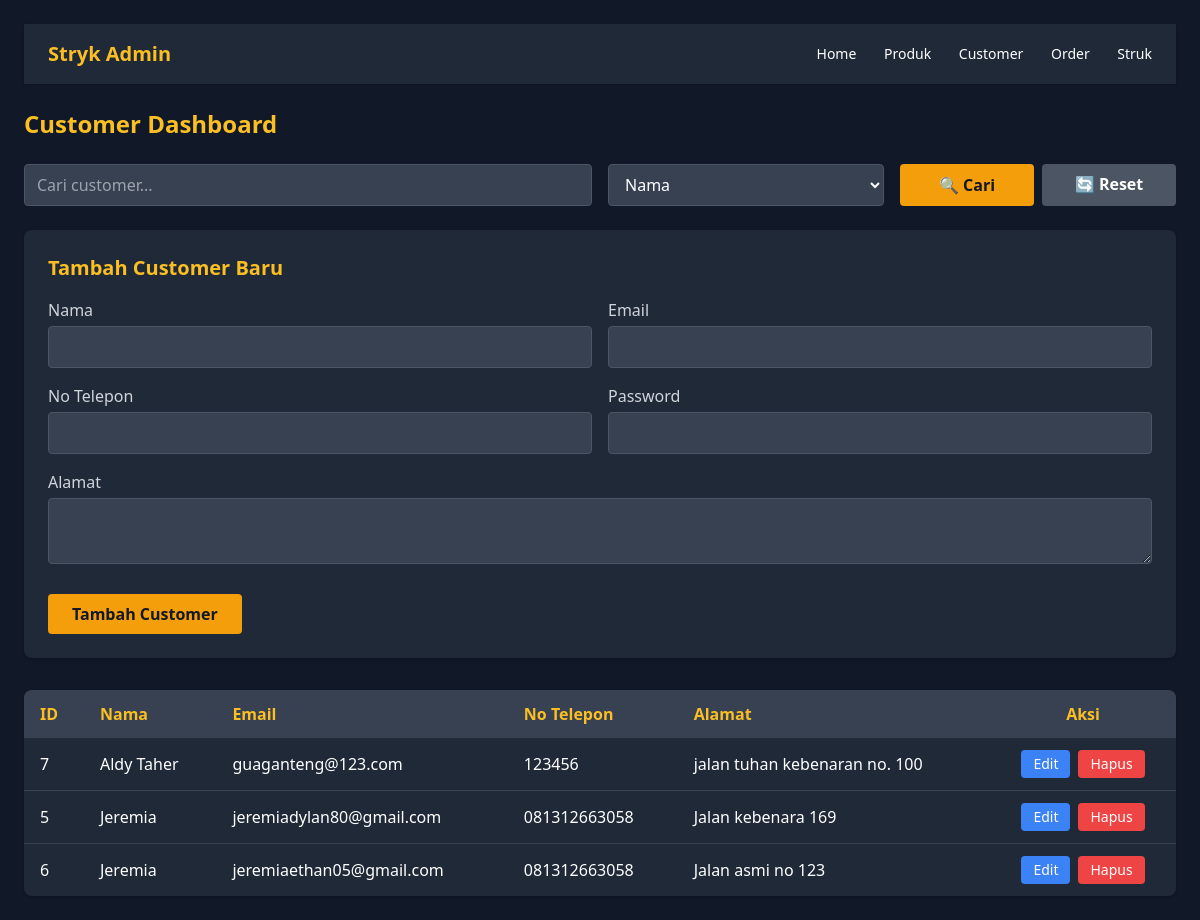
/admin/customer_admin.php, run on the app's committed database.
### tables this page shows
CREATE TABLE `customer` (
  `customer_id` int NOT NULL,
  `nama` varchar(100) NOT NULL,
  `password` text NOT NULL,
  `email` varchar(100) NOT NULL,
  `no_telepon` varchar(20) NOT NULL,
  `alamat` text NOT NULL
);

### admin/customer_admin.php (the view, shortened to what this page needs)
<?php
include 'koneksi.php';
include 'header_admin.php';
$edit = null;
$search = $_GET['search'] ?? '';
$search_by = $_GET['search_by'] ?? 'nama';
$query = "SELECT * FROM customer WHERE 1=1";
$query .= " ORDER BY nama";
$result = mysqli_query($conn, $query);
?>
<!DOCTYPE html>
<html lang="id">
<head>
  <link href="https://cdn.jsdelivr.net/npm/tailwindcss@2.2.19/dist/tailwind.min.css" rel="stylesheet">
</head>
<body class="bg-gray-900 text-white p-6">
  <h1 class="text-2xl font-bold text-yellow-400 mb-6">Customer Dashboard</h1>
  <form method="GET" class="grid grid-cols-1 md:grid-cols-4 gap-4 mb-6">
    <div class="col-span-2">
      <input type="text" name="search" class="w-full px-3 py-2 rounded bg-gray-700 text-white border border-gray-600"
             placeholder="Cari customer..." value="<?= htmlspecialchars($search) ?>">
    </div>
    <div>
      <select name="search_by" class="w-full px-3 py-2 rounded bg-gray-700 text-white border border-gray-600">
        <option value="nama" <?= $search_by === 'nama' ? 'selected' : '' ?>>Nama</option>
      </select>
    </div>
    <div class="grid grid-cols-2 gap-2">
      <button type="submit" class="bg-yellow-500 hover:bg-yellow-600 text-gray-900 font-bold py-2 px-4 rounded">
        🔍 Cari
      </button>
      <a href="customer_admin.php" class="bg-gray-600 hover:bg-gray-700 text-white font-bold py-2 px-4 rounded text-center">
        🔄 Reset
      </a>
    </div>
  </form>
  <div class="bg-gray-800 rounded-lg shadow p-6 mb-8">
    <h2 class="text-xl font-semibold text-yellow-400 mb-4">
      <?= $edit ? "Edit Customer ID: {$edit['customer_id']}" : 'Tambah Customer Baru' ?>
    </h2>
    <form method="POST" class="space-y-4">
      <div class="grid grid-cols-1 md:grid-cols-2 gap-4">
        <div>
          <label class="block text-gray-300 mb-1">Nama</label>
          <input type="text" name="nama" value="<?= $edit['nama'] ?? '' ?>" required
                 class="w-full px-3 py-2 rounded bg-gray-700 text-white border border-gray-600">
        </div>
        <div>
          <label class="block text-gray-300 mb-1">Email</label>
          <input type="email" name="email" value="<?= $edit['email'] ?? '' ?>" required
                 class="w-full px-3 py-2 rounded bg-gray-700 text-white border border-gray-600">
        </div>
      </div>
      <div class="grid grid-cols-1 md:grid-cols-2 gap-4">
        <div>
          <label class="block text-gray-300 mb-1">No Telepon</label>
          <input type="text" name="no_telepon" value="<?= $edit['no_telepon'] ?? '' ?>" required
                 class="w-full px-3 py-2 rounded bg-gray-700 text-white border border-gray-600">
        </div>
        <?php if (!$edit): ?>
          <div>
            <label class="block text-gray-300 mb-1">Password</label>
            <input type="password" name="password" required
                   class="w-full px-3 py-2 rounded bg-gray-700 text-white border border-gray-600">
          </div>
        <?php endif; ?>
      </div>
      <div>
        <label class="block text-gray-300 mb-1">Alamat</label>
        <textarea name="alamat" required
                 class="w-full px-3 py-2 rounded bg-gray-700 text-white border border-gray-600"><?= $edit['alamat'] ?? '' ?></textarea>
      </div>
      <div class="flex space-x-3 pt-2">
        <button type="submit" name="<?= $edit ? 'update' : 'insert' ?>"
                class="bg-yellow-500 hover:bg-yellow-600 text-gray-900 font-bold py-2 px-6 rounded">
          <?= $edit ? 'Simpan Perubahan' : 'Tambah Customer' ?>
        </button>
      </div>
    </form>
  </div>
  <div class="bg-gray-800 rounded-lg shadow overflow-hidden">
    <table class="w-full">
      <thead class="bg-gray-700 text-yellow-400">
        <tr>
          <th class="py-3 px-4 text-left">ID</th>
          <th class="py-3 px-4 text-left">Nama</th>
          <th class="py-3 px-4 text-left">Email</th>
          <th class="py-3 px-4 text-left">No Telepon</th>
          <th class="py-3 px-4 text-left">Alamat</th>
          <th class="py-3 px-4 text-center">Aksi</th>
        </tr>
      </thead>
      <tbody class="divide-y divide-gray-700">
        <?php while ($row = mysqli_fetch_assoc($result)) : ?>
          <tr class="hover:bg-gray-700">
            <td class="py-3 px-4"><?= $row['customer_id'] ?></td>
            <td class="py-3 px-4"><?= htmlspecialchars($row['nama']) ?></td>
            <td class="py-3 px-4"><?= $row['email'] ?></td>
            <td class="py-3 px-4"><?= $row['no_telepon'] ?></td>
            <td class="py-3 px-4"><?= $row['alamat'] ?></td>
            <td class="py-3 px-4 text-center">
              <div class="flex justify-center space-x-2">
                <a href="customer_admin.php?edit=<?= $row['customer_id'] ?>"
                   class="bg-blue-500 hover:bg-blue-600 text-white px-3 py-1 rounded text-sm">
                  Edit
                </a>
                <a href="customer_admin.php?hapus=<?= $row['customer_id'] ?>"
                   onclick="return confirm('Hapus customer ini?')"
                   class="bg-red-500 hover:bg-red-600 text-white px-3 py-1 rounded text-sm">
                  Hapus
                </a>
              </div>
            </td>
          </tr>
        <?php endwhile; ?>
      </tbody>
    </table>
  </div>
</body>
</html>

### data on the page
customer: customer_id "7", nama "Aldy Taher", email "guaganteng@123.com", no_telepon "123456", alamat "jalan tuhan kebenaran no. 100"
customer: customer_id "5", nama "Jeremia", email "jeremiadylan80@gmail.com", no_telepon "081312663058", alamat "Jalan kebenara 169"
customer: customer_id "6", nama "Jeremia", email "jeremiaethan05@gmail.com", no_telepon "081312663058", alamat "Jalan asmi no 123"
